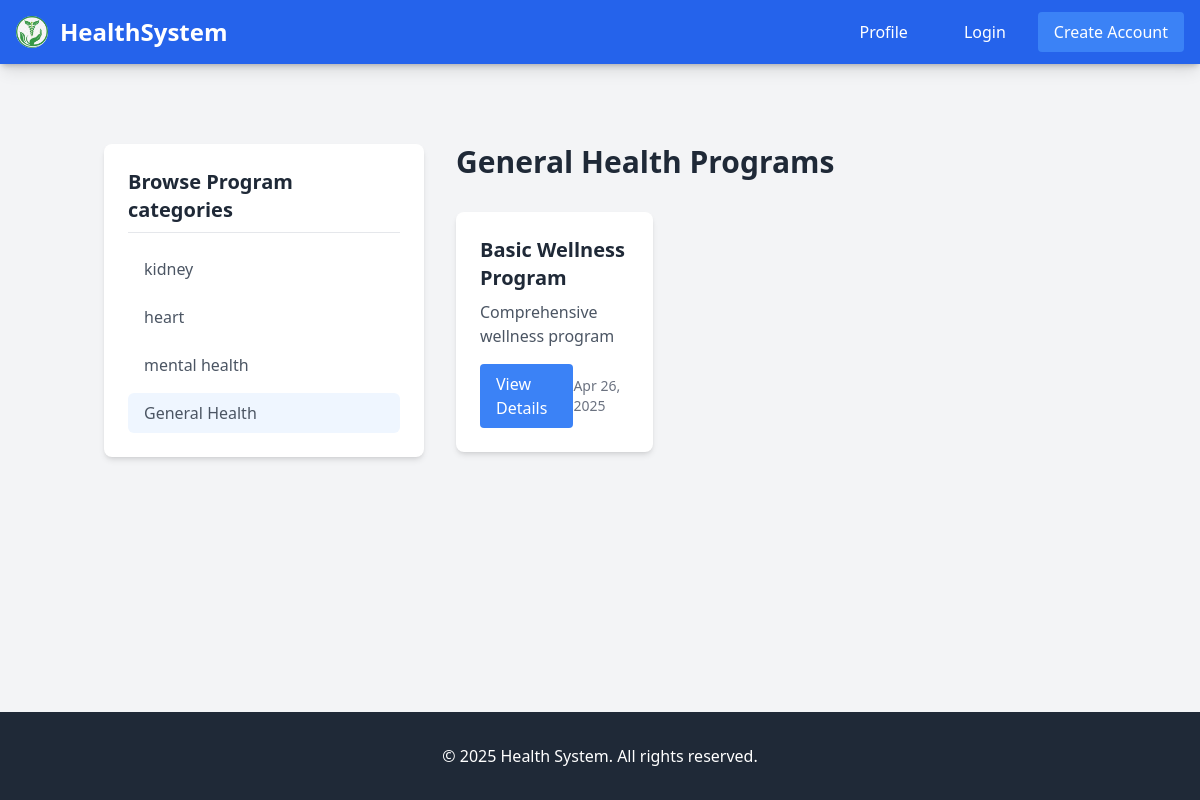
Page /programs/general-health/ on the committed database.
### health/models.py (models this page shows, shortened)
class Category(models.Model):
    name = models.CharField(max_length=100)
    slug = models.SlugField(max_length=100, unique=True)
    class Meta:
        verbose_name_plural = 'health_programs'

class Program(models.Model):
    category = models.ForeignKey(Category, related_name="programs", on_delete=models.CASCADE)
    name = models.CharField(max_length=100)
    slug = models.SlugField(max_length=100, unique=True)
    description = models.TextField(blank=True)
    available = models.BooleanField(default=True)
    created = models.DateTimeField(auto_now_add=True)
    updated = models.DateTimeField(auto_now=True)
    image = models.ImageField(upload_to='programs', blank=True, null=True)

### health/views.py (the view)
# urls.py: path('programs/', views.program_list_by_category, name='product_list_by_category'),
def program_list_by_category(request, category_slug):
    categories = Category.objects.all()
    current_category = None
    programs = Program.objects.filter(available=True)
    if category_slug:
        current_category = get_object_or_404(Category, slug=category_slug)
        programs = programs.filter(category=current_category)
    return render(request, 'program/programs/programs.html', {
        'categories': categories,
        'programs': programs,
        'current_category': current_category
    })

### health/templates/program/programs/programs.html (shortened to what this page needs)
{% extends 'base.html' %}
{% load static %}
{% block content %}
<div class="container mx-auto px-4 py-8 flex flex-col md:flex-row gap-8">
    <aside class="w-full md:w-64 lg:w-80 shrink-0">
        <div class="bg-white p-6 rounded-lg shadow-md sticky top-8">
            <h2 class="text-xl font-bold mb-4 border-b pb-2">Browse Program categories</h2>
            <ul class="space-y-2">
                {% for category in categories %}
                <li>
                    <a href="{% url 'program_list_by_category' category.slug %}"
                       class="block px-4 py-2 text-gray-600 hover:bg-blue-50 hover:text-blue-700 rounded-md transition-colors {% if current_category.slug == category.slug %}bg-blue-50 text-blue-700 font-medium{% endif %}">
                        {{ category.name }}
                    </a>
                </li>
                {% endfor %}
            </ul>
        </div>
    </aside>
    <main class="flex-1">
        {% if current_category %}
        <h1 class="text-3xl font-bold mb-8">{{ current_category.name }} Programs</h1>
        {% else %}
        <h1 class="text-3xl font-bold mb-8">All Health Programs</h1>
        {% endif %}
        <div class="grid grid-cols-1 md:grid-cols-2 lg:grid-cols-3 gap-6">
            {% for program in programs %}
            <div class="bg-white rounded-lg shadow-md overflow-hidden">
                <div class="p-6">
                    <h3 class="text-xl font-bold mb-2">{{ program.name }}</h3>
                    <p class="text-gray-600 mb-4">{{ program.description|truncatechars:100 }}</p>
                    <div class="flex items-center justify-between">
                        <a href="{% url 'program_detail' program.id program.slug %}"
                           class="bg-blue-500 text-white px-4 py-2 rounded hover:bg-blue-600">
                            View Details
                        </a>
                        <span class="text-sm text-gray-500">
                            {{ program.created|date:"M d, Y" }}
                        </span>
                    </div>
                </div>
            </div>
            {% empty %}
            <div class="col-span-full text-center py-4">
                No programs available in this category
            </div>
            {% endfor %}
        </div>
    </main>
</div>
{% endblock %}

### rows in the picture
Category: name "kidney"
Category: name "heart"
Category: name "mental health"
Category: name "General Health"
Program: name "Basic Wellness Program", description "Comprehensive wellness program", created "Apr 26, 2025"
